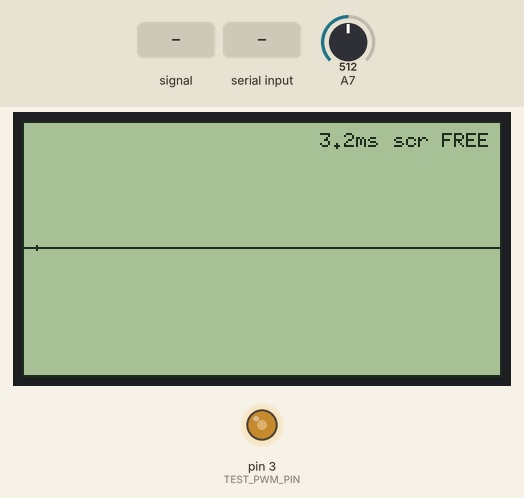
A sketch run on a simulated Arduino Uno, built with avr-gcc and run on an emulated ATmega328P. On the bench: 240×128 one-colour display, output pins drawn as LEDs (lit = HIGH). The test bench sets the inputs (shaded band); at power-on: A7 = 512. What the sketch prints to the serial monitor is not drawn.

Above: at 1.5 s.
1.6 s: A7 fed a 200 Hz sine of ±81 counts around its level
At 2.9 s:
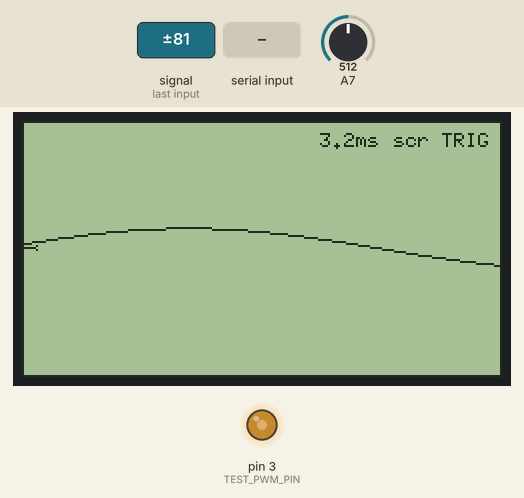
4.6 s: "+" received over Serial
At 6.2 s:
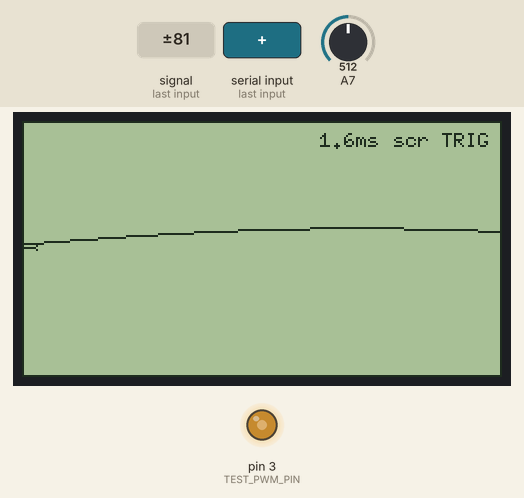
7.6 s: A7 set to 0
At 9.2 s:
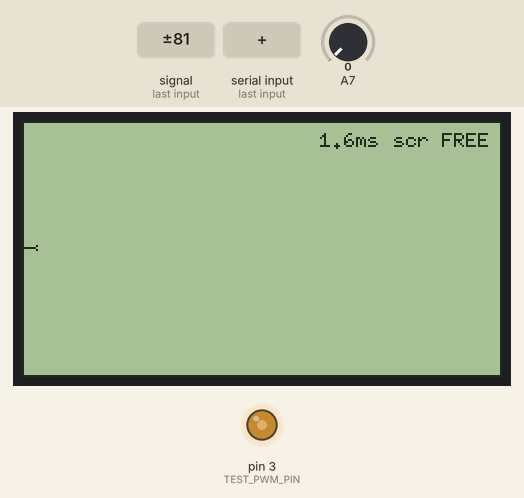
10.2 s: A7 set to 122
At 12.7 s:
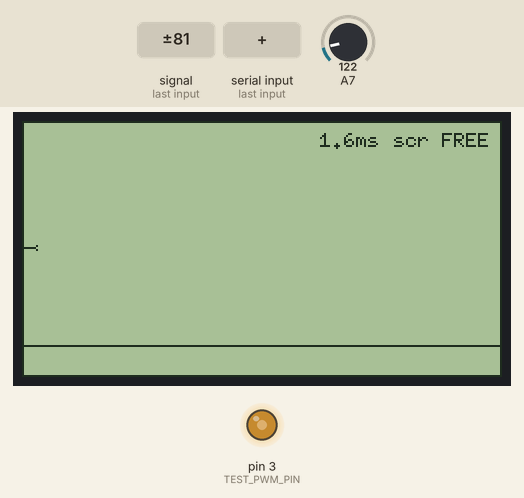
Timing chart, 0 to 14.0 s (numbered marks = the images above; inputs shaded):
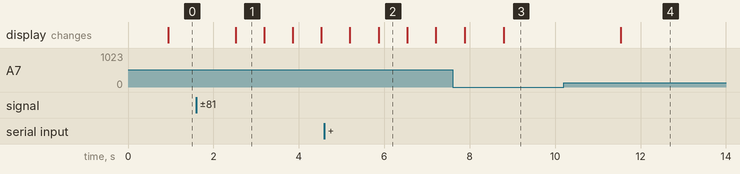

Measured:
- after the input at 1.6 s, the display: changes after 0.92 s (image 1)
- after the input at 10.2 s, the display: changes after 1.3 s (image 4)

The sketch:

fast_sampler.ino
```cpp
/*
 * M3 — Fast sampling: free-running ADC, selectable time base
 *
 * The ADC now runs in free-running mode with ADLAR (8-bit reads from
 * ADCH) and a per-tier prescaler — up to ~148 kSps burst capture,
 * ~77 kSps at the default tier (docs/02). Slow tiers pace the same
 * free-running stream with micros(). analogRead() is gone.
 *
 * Time base: 10 tiers (full-screen window 1.6 ms ... 1.2 s).
 * Until the M4 buttons arrive, select it over SERIAL (115200 baud):
 *   send '+' = faster, '-' = slower. Current tier shows on screen.
 *
 * Wiring: same as M1/M2 (D3 --[10k]--> A7). No new wires.
 * Expected at the default tier: ~1.6 cycles of the 490 Hz PWM,
 * standing still, edges one column wide.
 */

#include <Arduino.h>
#include <U8g2lib.h>

U8G2_T6963_240X128_1_8080 u8g2(U8G2_R0,
  /*DB0..DB7 =*/ 8, 9, 10, 11, 4, 5, 6, 7,
  /*WR=*/ 17, /*CE=*/ 14, /*C-D=*/ 15, /*RST=*/ 16);

#define N_SAMPLES     240
#define TEST_PWM_PIN    3
#define TRIG_LEVEL    128
#define TRIG_HYST       4
#define TRIG_TIMEOUT  250   // ms

uint8_t samples[N_SAMPLES];
bool triggered = false;

// ---- time-base table -------------------------------------------------
// adps != 0: burst capture at that ADC prescaler (13.5 ADC clocks/sample)
// adps == 0: free-run at /128, take one sample every `us` microseconds
struct Tier {
  uint8_t adps;          // ADPS2:0 bits, or 0 for timed mode
  uint16_t us;           // timed mode: sample period in us
  const char *label;     // full-screen window, shown on the display
};
const Tier TIERS[] = {
  { _BV(ADPS1) | _BV(ADPS0),               0, "1.6ms" },   // /8   ~148 kSps
  { _BV(ADPS2),                            0, "3.2ms" },   // /16   ~77 kSps
  { _BV(ADPS2) | _BV(ADPS0),               0, "6.5ms" },   // /32   ~38 kSps
  { _BV(ADPS2) | _BV(ADPS1),               0, " 13ms" },   // /64   ~19 kSps
  { _BV(ADPS2) | _BV(ADPS1) | _BV(ADPS0),  0, " 26ms" },   // /128 ~9.6 kSps
  { 0,  250, " 60ms" },
  { 0,  500, "120ms" },
  { 0, 1000, "240ms" },
  { 0, 2000, "0.5s " },
  { 0, 5000, "1.2s " },
};
const uint8_t N_TIERS = sizeof(TIERS) / sizeof(TIERS[0]);
uint8_t tier = 1;                                  // default: ~77 kSps

// ---- ADC, registers only (docs/02) -----------------------------------
#define ADPS_128 (_BV(ADPS2) | _BV(ADPS1) | _BV(ADPS0))

void adcInit(uint8_t adps) {
  ADCSRA = 0;
  ADMUX  = _BV(REFS0) | _BV(ADLAR) | 0x07;   // AVcc, left-adjust, ADC7
  ADCSRB = 0;                                // free-running
  DIDR0  = 0x3F;                             // digital buffers off, A0-A5
  ADCSRA = _BV(ADEN) | _BV(ADATE) | _BV(ADSC) | adps;
  while (!(ADCSRA & _BV(ADIF)));             // discard first conversion
  ADCSRA |= _BV(ADIF);
}

static inline uint8_t adcNext(void) {        // blocking: next fresh sample
  while (!(ADCSRA & _BV(ADIF)));
  ADCSRA |= _BV(ADIF);
  return ADCH;
}

bool waitForTrigger(void) {
  unsigned long t0 = millis();
  while (adcNext() >= TRIG_LEVEL - TRIG_HYST)
    if (millis() - t0 > TRIG_TIMEOUT) return false;
  while (adcNext() < TRIG_LEVEL + TRIG_HYST)
    if (millis() - t0 > TRIG_TIMEOUT) return false;
  return true;
}

void capture(void) {
  const Tier &t = TIERS[tier];
  if (t.adps) {                              // burst at ADC speed
    for (uint16_t i = 0; i < N_SAMPLES; i++) samples[i] = adcNext();
  } else {                                   // paced by micros()
    unsigned long next = micros();
    for (uint16_t i = 0; i < N_SAMPLES; i++) {
      while ((long)(micros() - next) < 0) ;
      next += t.us;
      samples[i] = ADCH;                     // latest completed conversion
    }
  }
}

// ---- drawing ----------------------------------------------------------
static inline uint8_t sample_to_y(uint8_t s) { return 127 - (s >> 1); }

void draw(void) {
  const uint8_t trig_y = sample_to_y(TRIG_LEVEL);
  u8g2.firstPage();
  do {
    u8g2.drawFrame(0, 0, 240, 128);
    u8g2.drawHLine(1, trig_y, 6);
    u8g2.drawPixel(7, trig_y - 1);
    u8g2.drawPixel(7, trig_y + 1);
    for (uint16_t x = 1; x < N_SAMPLES; x++) {
      u8g2.drawLine(x - 1, sample_to_y(samples[x - 1]),
                    x,     sample_to_y(samples[x]));
    }
    u8g2.setDrawColor(0);
    u8g2.drawBox(146, 3, 91, 13);
    u8g2.setDrawColor(1);
    u8g2.setFont(u8g2_font_6x10_tr);
    u8g2.drawStr(149, 13, TIERS[tier].label);
    u8g2.drawStr(186, 13, "scr");
    u8g2.drawStr(210, 13, triggered ? "TRIG" : "FREE");
  } while (u8g2.nextPage());
}

// ---- serial time-base control (replaced by buttons in M4) --------------
void pollSerial(void) {
  while (Serial.available()) {
    char c = Serial.read();
    if (c == '+' && tier > 0)           tier--;
    if (c == '-' && tier < N_TIERS - 1) tier++;
    if (c == '+' || c == '-') {
      Serial.print(F("time base: "));
      Serial.print(TIERS[tier].label);
      Serial.println(F(" per screen"));
    }
  }
}

void setup(void) {
  Serial.begin(115200);
  Serial.println(F("M3 fast sampler — send + or - to change time base"));
  u8g2.begin();
  analogWrite(TEST_PWM_PIN, 128);
  adcInit(TIERS[tier].adps ? TIERS[tier].adps : ADPS_128);
}

void loop(void) {
  pollSerial();
  adcInit(TIERS[tier].adps ? TIERS[tier].adps : ADPS_128);
  triggered = waitForTrigger();
  capture();
  draw();
}
```
